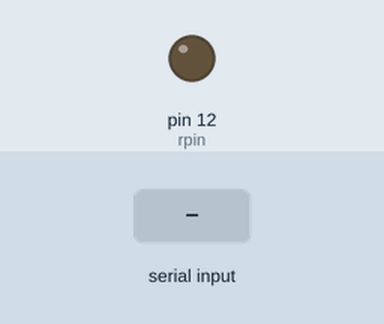
A sketch run on a simulated Arduino Uno, built with avr-gcc and run on an emulated ATmega328P. Parts: output pins drawn as LEDs (lit = HIGH). Dashed ring = blinking. Inputs (shaded band) come from the test bench. What the sketch prints to the serial monitor is not drawn.

Above: at 1.2 s.
1.3 s: "90,45\n" received over Serial
At 1.7 s:
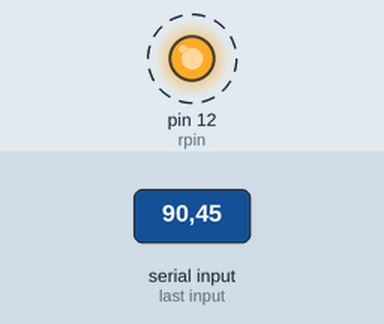
Timing chart, 0 to 10.3 s (numbered marks = the images above; inputs shaded):
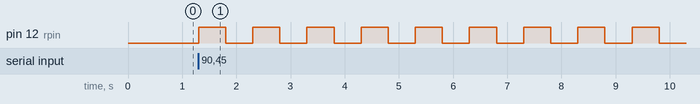

The sketch:

tutorial18.ino
```cpp
int numblink;
String msg="How many blinks do you want?";
int j;
int time=500;
int rpin=12;
void setup()
{
  Serial.begin(9600);
  pinMode(rpin,OUTPUT);
}

void loop()
{
	Serial.println(msg);
  while(Serial.available()==0){
  }
  numblink=Serial.parseInt();
  for(j=1;j<=numblink;j++){
    digitalWrite(rpin,HIGH);
    delay(time);
    digitalWrite(rpin,LOW);
    delay(time);

  }

}
```

Measured:
- after the input at 1.3 s, pin 12 (rpin): alternates HIGH for 0.50 s and LOW for 0.50 s, starting at once
